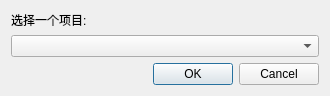
<?xml version="1.0" encoding="UTF-8"?>
<ui version="4.0">
 <class>CExtListInputDialog</class>
 <widget class="QDialog" name="CExtListInputDialog">
  <property name="geometry">
   <rect>
    <x>0</x>
    <y>0</y>
    <width>330</width>
    <height>94</height>
   </rect>
  </property>
  <property name="windowTitle">
   <string>Dialog</string>
  </property>
  <layout class="QVBoxLayout" name="verticalLayout">
   <item>
    <widget class="QLabel" name="label">
     <property name="text">
      <string>选择一个项目:</string>
     </property>
    </widget>
   </item>
   <item>
    <widget class="QComboBox" name="comboBox"/>
   </item>
   <item>
    <widget class="QDialogButtonBox" name="buttonBox">
     <property name="orientation">
      <enum>Qt::Horizontal</enum>
     </property>
     <property name="standardButtons">
      <set>QDialogButtonBox::Cancel|QDialogButtonBox::Ok</set>
     </property>
    </widget>
   </item>
  </layout>
 </widget>
 <resources/>
 <connections>
  <connection>
   <sender>buttonBox</sender>
   <signal>accepted()</signal>
   <receiver>CExtListInputDialog</receiver>
   <slot>accept()</slot>
   <hints>
    <hint type="sourcelabel">
     <x>248</x>
     <y>254</y>
    </hint>
    <hint type="destinationlabel">
     <x>157</x>
     <y>274</y>
    </hint>
   </hints>
  </connection>
  <connection>
   <sender>buttonBox</sender>
   <signal>rejected()</signal>
   <receiver>CExtListInputDialog</receiver>
   <slot>reject()</slot>
   <hints>
    <hint type="sourcelabel">
     <x>316</x>
     <y>260</y>
    </hint>
    <hint type="destinationlabel">
     <x>286</x>
     <y>274</y>
    </hint>
   </hints>
  </connection>
 </connections>
</ui>
